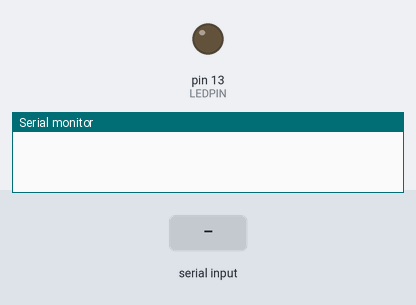
Simulated run of this sketch. Board: Arduino Uno, built with avr-gcc and run on an emulated ATmega328P. Parts: output pins drawn as LEDs (lit = HIGH), the last lines printed to the serial monitor. The test bench sets the inputs (shaded band).

Above: at 1.2 s.
1.3 s: "A" received over Serial
At 2.3 s:
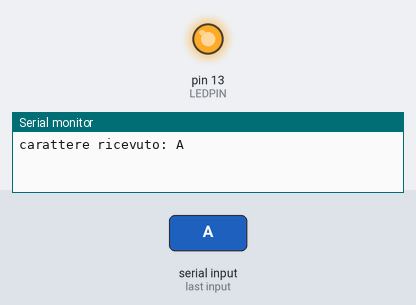
2.8 s: "S" received over Serial
At 3.5 s:
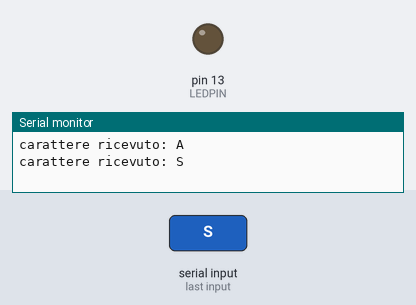
Timing chart, 0 to 5.8 s (numbered marks = the images above; inputs shaded):
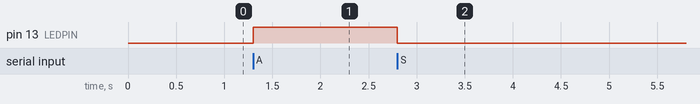

The sketch:

ReadSerialAndSwitchLed.ino
```cpp
/*
Turn on or off a led using
A) single byte commands (eg., ‘A’. ‘S’)
*/
int LEDPIN = 13;

void setup()
{
  pinMode(LEDPIN, OUTPUT);
  Serial.begin(9600);
  digitalWrite(LEDPIN, LOW);
}

void loop()
{
  /*versione A*/

  char carattere;
  if (Serial.available())
  {
    carattere = Serial.read();
    Serial.print("carattere ricevuto: ");
    Serial.println(carattere);
    // led on-off
    if (carattere == 'A')
    {
      digitalWrite(LEDPIN, HIGH);
    }
    if (carattere == 'S')
    {
      digitalWrite(LEDPIN, LOW);
    }
  }
}
```

Measured:
- after the input at 1.3 s, pin 13 (LEDPIN): LOW → HIGH at once
- after the input at 2.8 s, pin 13 (LEDPIN): HIGH → LOW at once
